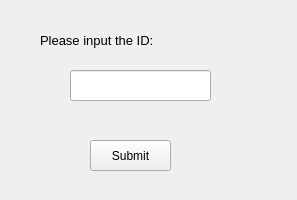
<?xml version="1.0" encoding="UTF-8"?>
<ui version="4.0">
 <class>AddFriendWidget</class>
 <widget class="QWidget" name="AddFriendWidget">
  <property name="geometry">
   <rect>
    <x>0</x>
    <y>0</y>
    <width>297</width>
    <height>200</height>
   </rect>
  </property>
  <property name="windowTitle">
   <string>Form</string>
  </property>
  <widget class="QLineEdit" name="UsrIDLineEdit">
   <property name="geometry">
    <rect>
     <x>70</x>
     <y>70</y>
     <width>141</width>
     <height>31</height>
    </rect>
   </property>
  </widget>
  <widget class="QLabel" name="TextLabel">
   <property name="geometry">
    <rect>
     <x>40</x>
     <y>30</y>
     <width>181</width>
     <height>21</height>
    </rect>
   </property>
   <property name="text">
    <string>&lt;html&gt;&lt;head/&gt;&lt;body&gt;&lt;p&gt;&lt;span style=&quot; font-size:10pt;&quot;&gt;Please input the ID:&lt;/span&gt;&lt;/p&gt;&lt;/body&gt;&lt;/html&gt;</string>
   </property>
  </widget>
  <widget class="QPushButton" name="SubmitButton">
   <property name="geometry">
    <rect>
     <x>90</x>
     <y>140</y>
     <width>81</width>
     <height>31</height>
    </rect>
   </property>
   <property name="text">
    <string>Submit</string>
   </property>
  </widget>
 </widget>
 <resources/>
 <connections/>
</ui>
